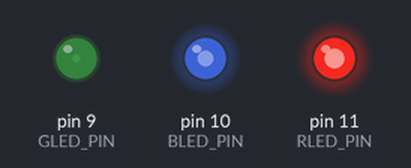
A sketch run on a simulated Arduino Uno, built with avr-gcc and run on an emulated ATmega328P. Shown: output pins drawn as LEDs (lit = HIGH). Random numbers use the default seed unless the sketch sets one.

Above: at 0.1 s.
At 5.3 s:
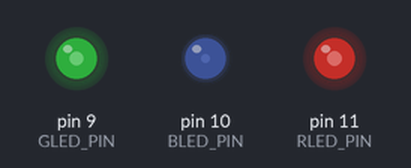
At 9.8 s:
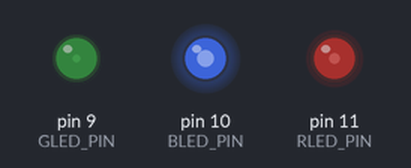
At 19.6 s:
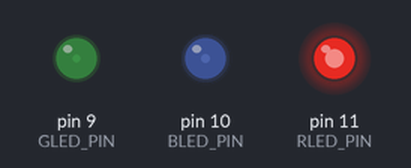
At 27.8 s:
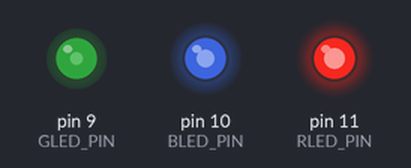
At 39.1 s:
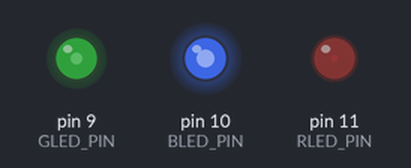
Timing chart, 0 to 40.0 s (numbered marks = the images above):
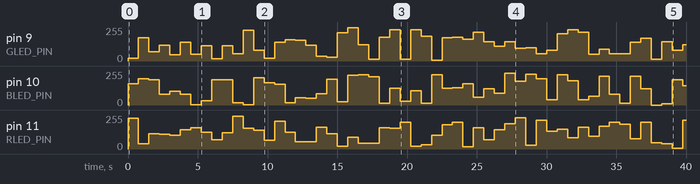

The sketch:

hands-on-07-led-rgb.ino
```cpp
/*
 * UNIVERSIDADE FEDERAL DO AMAZONAS - UFAM
 * INSTITUTO DE COMPUTAÇÃO - ICOMP
 * CURSO INTRODUÇÃO AO ARDUINO
 * MARCOS A. P. DE LIMA
 * MARCOS.LIMA@ICOMP.UFAM.EDU.BR
 * JUN, 2022
 */
#define RLED_PIN 11
#define GLED_PIN 9
#define BLED_PIN 10

const byte ledPins[] = {RLED_PIN, GLED_PIN, BLED_PIN};

void setup() {
  for (byte x = 0; x < 3; x++)
    pinMode(ledPins[x], OUTPUT);
}

void loop() {
  for (byte x = 0; x < 3; x++) {
    analogWrite(ledPins[x], random(255));
  }
  delay(750);
}
```

Measured:
- by itself, pin 9 (GLED_PIN): 0/255 → 19/255 at 0.00 s, → 175/255 0.75 s later, → 68/255 0.75 s later, → 120/255 0.75 s later, … (54 changes in this stretch)
- by itself, pin 10 (BLED_PIN): 0/255 → 158/255 at 0.00 s, → 197/255 0.75 s later, → 188/255 0.75 s later, → 80/255 0.75 s later, … (54 changes in this stretch)
